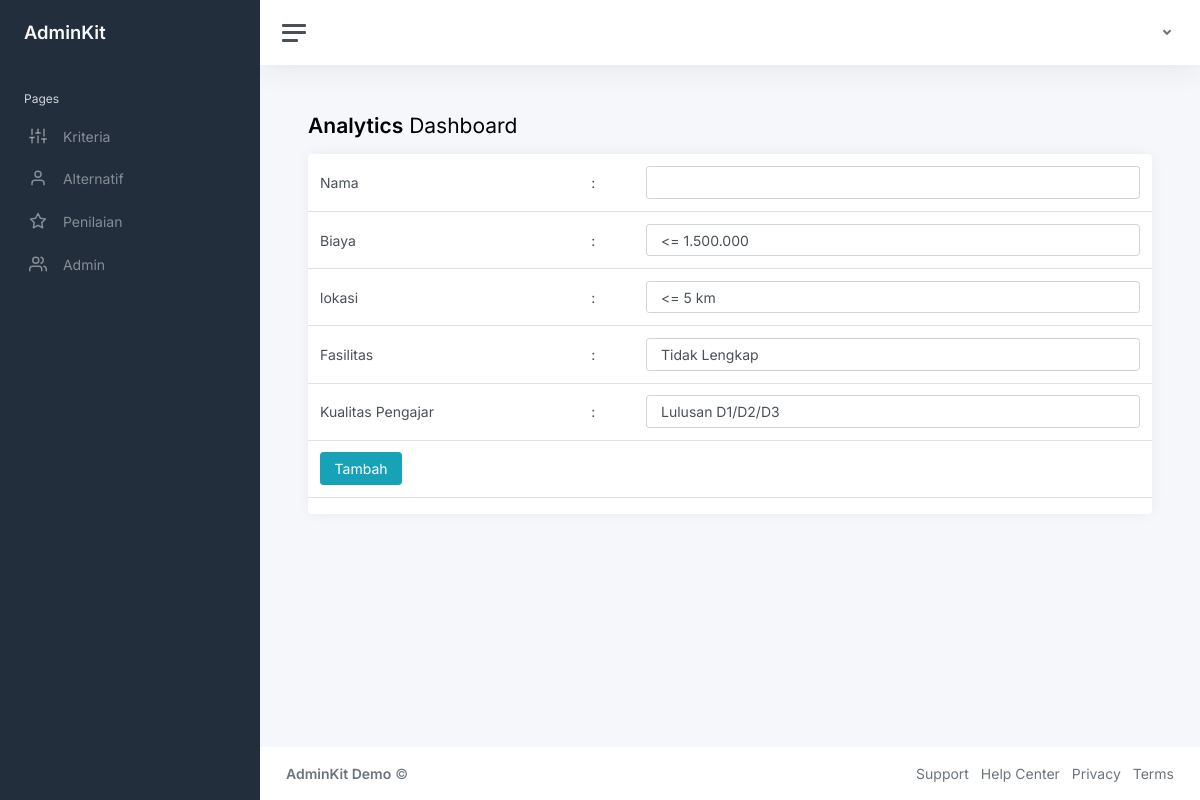
Screenshot of /admin/addAlternatif.php with the database file from the repository.
### tables this page shows
CREATE TABLE `kriteria` (
  `kode_kriteria` varchar(10) NOT NULL,
  `nama_kriteria` varchar(50) NOT NULL,
  `bobot` int(11) NOT NULL,
  `tipe` varchar(10) NOT NULL
);

### admin/addAlternatif.php (the view, shortened to what this page needs)
<?php
include '../koneksi.php';
include 'header.php';
?>
       <main class="content">
				<div class="container-fluid p-0">
					<h1 class="h3 mb-3"><strong>Analytics</strong> Dashboard</h1>
					<div class="row">
						<div class="col-12 d-flex">
							<div class="card flex-fill">
              <form action="../action/addAlternatif.php" id="my_form" method="post">
                <table class="table" id="" width="100%" cellspacing="0">
                  <tbody>
                    <tr>
                      <div class="row">
                      <div class="col-lg-3">
                      <td><label>Nama</label></td>
                      </div>
                      <div class="col-lg-3">
                      <td><label>:</label></td></div>
                      <div class="col-lg-6">
                      <td><input type="text" class="form-control" name="nama" required></td></div>
                    </tr>
                    <?php
                        $kriteria = mysqli_query($koneksi, "SELECT * FROM kriteria") or die(mysqli_error($koneksi));
                        foreach($kriteria as $row){
                          echo '<tr>
                            <div class="row">
                              <div class="row-lg-3">
                                <td><label>'.$row['nama_kriteria'].'</label></td>
                              </div>
                              <div class="col-lg-3">
                                <td><label>:</label></td>
                              </div>
                              <div class="col-lg-6">
                                <td>';
                            echo '<select name="'.$row['kode_kriteria'].'" class="form-control">';
                            $subkriteria= mysqli_query($koneksi, "SELECT * from subkriteria where kode_kriteria='".$row["kode_kriteria"]."' order by nilai");
                            foreach($subkriteria as $row){
                              echo '<option value="'.$row['id_sub_kriteria'].'">'.$row['nama_sub_kriteria'].'</option>';
                            }
                            echo '</select>
                              </td>
                              </div>';
                          echo '<tr>';
                        }
                    ?>
                    <tr>
                      <td colspan="3">
                        <button type="submit" class="btn btn-info float-right">Tambah</button>
                      </td>
                    </tr>
                  </tbody>
                </table>
              </form>
							</div>
						</div>
					</div>
				</div>
			</main>
<?php include 'footer.php';
?>

### rows the page displays
kriteria: nama_kriteria "Biaya"
kriteria: nama_kriteria "lokasi"
kriteria: nama_kriteria "Fasilitas"
kriteria: nama_kriteria "Kualitas Pengajar"

### other values shown
form field value "<= 1.500.000"
form field value "<= 5 km"
form field value "Tidak Lengkap"
form field value "Lulusan D1/D2/D3"
